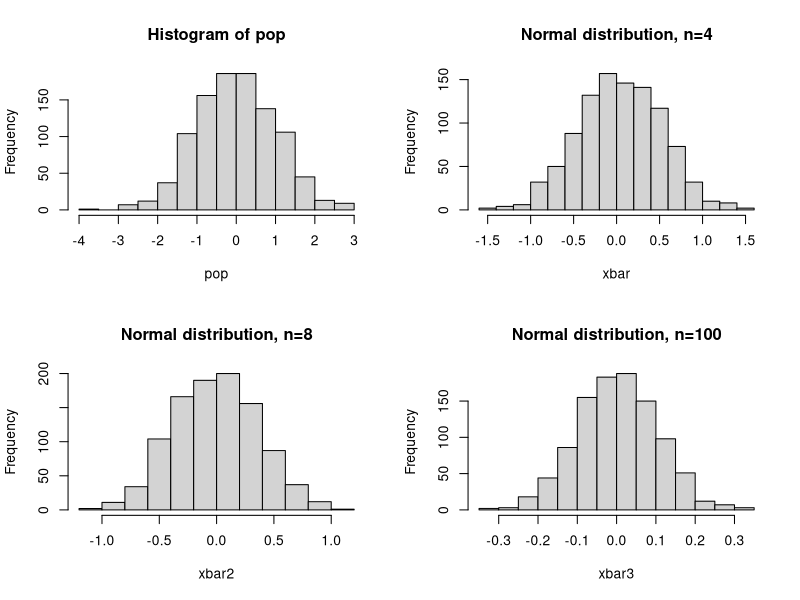
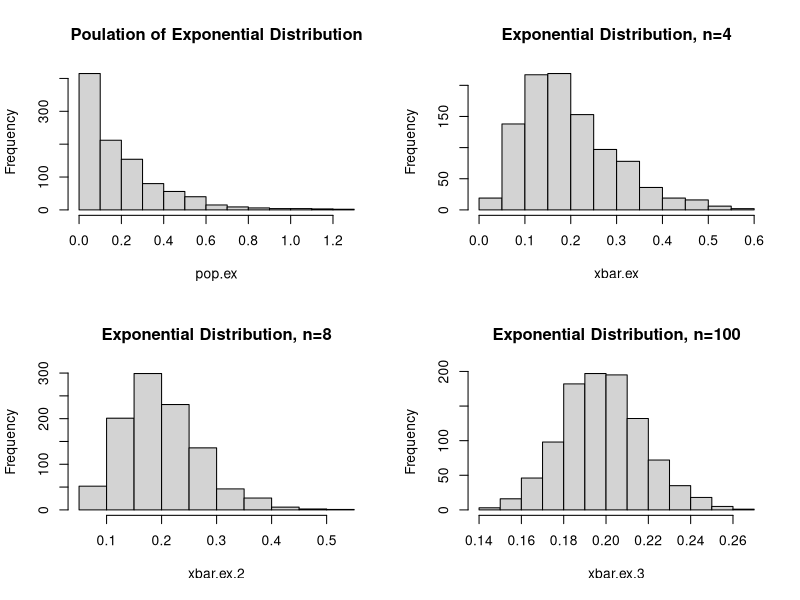

The R source for these figures, in order:
####################################################
#  2019.10.28 Biostat Lab: Central Limit Theory
#                          Sampling distribution
#
####################################################

## Creating a population follows a normal distribution (n=1000, mean=0, sd=1)

par(mfrow=c(2,2))

set.seed(25)
pop=rnorm(1000,0,1)

## Calculating population mean and standard deviation
n=length(pop)
hist(pop)
pop.miu=mean(pop)
pop.sigma=(sum((pop-pop.miu)^2)/n)^0.5

## Creating a distribution of sample means when n=4

n1=4
xbar=numeric()

n.perm=1000

for (i in 1:n.perm)
{
  samp=sample(pop, n1, replace=TRUE)
  xbar[i]=mean(samp)
  
}

hist(xbar, main="Normal distribution, n=4")

# Mean and standard deviation of sample means
grand.mean.4=mean(xbar)
grand.sigma.4=(sum((xbar-grand.mean.4)^2)/n.perm)^0.5

## Creating a distribution of sample means when n=8

n2=8
xbar2=numeric()
n.perm=1000

for (i in 1:n.perm)
{
  samp=sample(pop, n2, replace=TRUE)
  xbar2[i]=mean(samp)
  
}

hist(xbar2, main="Normal distribution, n=8")

# Mean and standard deviation of sample means
grand.mean.8=mean(xbar2) 
grand.sigma.8=(sum((xbar2-grand.mean.8)^2)/n.perm)^0.5

## Creating a distribution of sample means when n=100

n3=100
xbar3=numeric()

for (i in 1:n.perm)
{
  samp=sample(pop, n3, replace=TRUE)
  xbar3[i]=mean(samp)
  
}

hist(xbar3, main="Normal distribution, n=100")

# Mean and standard deviation of sample means
grand.mean.100=mean(xbar3) 
grand.sigma.100=(sum((xbar3-grand.mean.100)^2)/n.perm)^0.5

#########################################################
#
# Central Limit Theorem for a non-normal distribution 
# (Exponential distribution)
#
##########################################################
par(mfrow=c(2,2))

## Creating a population of an exponential distribution
set.seed(25)
pop.ex=rexp(1000,5)

## Calculating the mean and standard deviation of the population

hist(pop.ex, main="Poulation of Exponential Distribution")
pop.ex.miu=mean(pop.ex)
pop.ex.sigma=(sum((pop.ex-pop.ex.miu)^2)/1000)^0.5



## Creating a distribution of sample means when n=4
n1=4
xbar.ex=numeric()
n.perm=1000

for (i in 1:n.perm)
{
  samp=sample(pop.ex, n1, replace=TRUE)
  xbar.ex[i]=mean(samp)
  
}

hist(xbar.ex, main="Exponential Distribution, n=4")

# Calculating mean and standard deviation of sample means
grand.mean.ex.4=mean(xbar.ex) 
grand.sigma.ex.4=(sum((xbar.ex-grand.mean.ex.4)^2)/n.perm)^0.5

## Creating a distribution of sample means when n=8

n2=8
xbar.ex.2=numeric()
n.perm=1000

for (i in 1:n.perm)
{
  samp=sample(pop.ex, n2, replace=TRUE)
  xbar.ex.2[i]=mean(samp)
}

hist(xbar.ex.2, main="Exponential Distribution, n=8")

## Calculating mean and standard deviation of sample means
grand.mean.ex.8=mean(xbar.ex.2) 
grand.sigma.ex.8=(sum((xbar.ex.2-grand.mean.ex.8)^2)/n.perm)^0.5

## Creating a distribution of sample means when n=100

n3=100
xbar.ex.3=numeric()
n.perm=1000

for (i in 1:n.perm)
{
  samp=sample(pop.ex, n3, replace=TRUE)
  xbar.ex.3[i]=mean(samp)
  
}

hist(xbar.ex.3, main="Exponential Distribution, n=100")

## Calculating mean and standard deviation of sample means
grand.mean.ex.100=mean(xbar.ex.3) 
grand.sigma.ex.100=(sum((xbar.ex.3-grand.mean.ex.100)^2)/n.perm)^0.5
